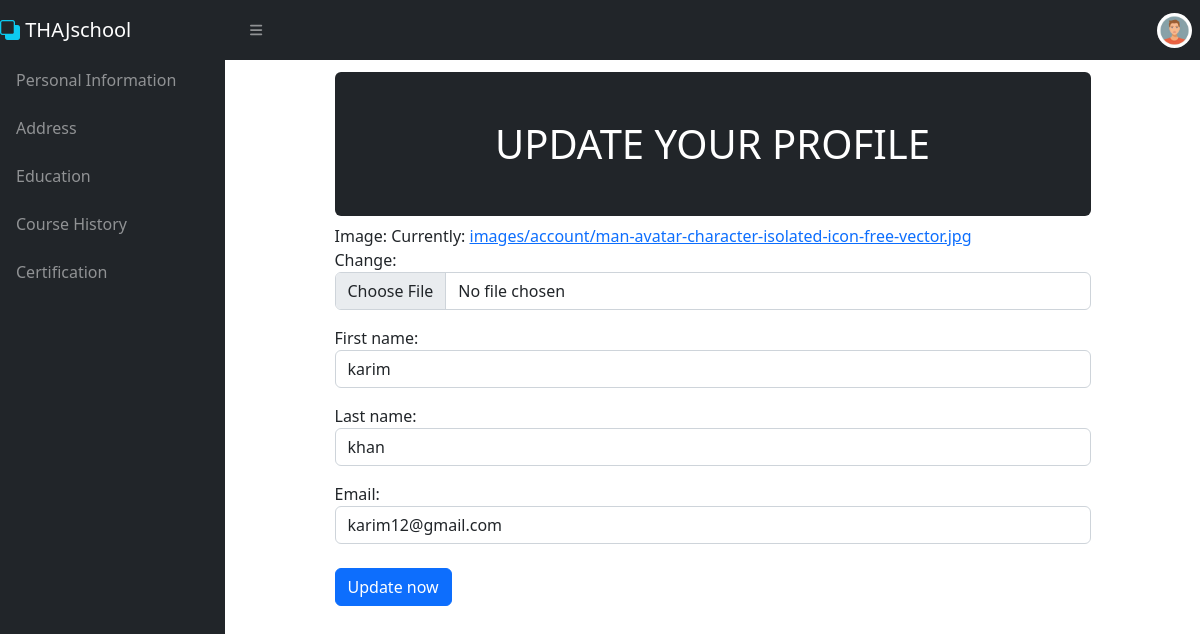
/student/profile/ (signed in), run on the app's committed database.
### accounts/models.py (models this page shows, shortened)
class UserAccount(AbstractBaseUser):
  class Types(models.TextChoices):
        STUDENT = "STUDENT" , "student"
        TEACHER = "TEACHER" , "teacher"
  type = models.CharField(max_length = 8 , choices = Types.choices , default = Types.TEACHER)
  first_name = models.CharField(max_length=50, null=True)
  last_name = models.CharField(max_length=50, null=True)
  username = models.CharField(max_length=50, unique=True, null=True)
  phone_number = models.CharField(max_length=50, null=True)
  email = models.EmailField(max_length=100, unique=True)
  image = models.ImageField(upload_to = 'images/account/', null=False, blank = False, default='images/account/profile.jpg')
  date_joined = models.DateTimeField(auto_now_add=True)
  last_login = models.DateTimeField(auto_now=True, null=True)
  is_active = models.BooleanField(default = True)
  is_staff = models.BooleanField(default = False)
  is_superuser = models.BooleanField(default = False)
  is_admin = models.BooleanField(default= False)
  is_student = models.BooleanField(default = False)
  is_teacher = models.BooleanField(default = False)
  USERNAME_FIELD = "email"
  REQUIRED_FIELDS = ['username', 'first_name', 'last_name']
  objects = UserAccountManager()

### students/views.py (the view, shortened to what this page needs)
# urls.py: path('profile/', views.studentAccountupdate.as_view(), name = 'student_profile'),
class studentAccountupdate(View):
  template_name = 'student_profile.html'
  def get(self, request):
    form = studentUpdateProfileForm(instance = request.user)
    return render(request, self.template_name, {'form':form})

### students/forms.py
class studentUpdateProfileForm(forms.ModelForm):
    class Meta:
        model = Student
        fields = ['image', 'first_name', 'last_name', 'email']
    def __init__(self, *args, **kwargs):
        super().__init__(*args, **kwargs)
        for field in self.fields:
          self.fields[field].widget.attrs.update({
            'class':'form-control'
            })

### teachers/context_processors.py (called while the page is built)
def menu_links(request):
  links = Department.objects.all()
  return dict(links = links)

### students/templates/student_profile.html (shortened to what this page needs)
{% extends "dashboard_base.html" %}
{% block content %}
<div class="container" >
  <div class="row">
    <div style="width: 80%; margin:auto; height:100vh">
      <h1 class="bg-dark mt-3 p-5 rounded text-center text-white ">UPDATE YOUR PROFILE</h1>
      <form method="POST" action="" enctype="multipart/form-data">
				{{form.as_p}}
        <button class="btn btn-primary mt-2" type="submit">Update now</button>
      </form>
    </div>
  </div>
</div>
{% endblock content %}

### templates/dashboard_base.html (shortened to what this page needs)
<!DOCTYPE html>
{% load static %}
<html lang="en">
<head>
  <link href="https://cdn.jsdelivr.net/npm/simple-datatables@7.1.2/dist/style.min.css" rel="stylesheet" />
  <link href="{% static 'css/styles.css' %} " rel="stylesheet" />
  <link rel="stylesheet" href="{% static 'css/bootstrap-icons.css'%}">
</head>
<body class="sb-nav-fixed">
  <nav class="sb-topnav navbar navbar-expand navbar-dark bg-dark">
    <a class="navbar-brand ml-5" href="{% url 'main_page' %}">
      <i class="bi-back text-info"></i>
      <span class="text-white">THAJschool</span>
    </a>
    <button class="btn btn-link btn-sm order-1 order-lg-0 me-4 me-lg-0" id="sidebarToggle" href="#!"><i
        class="fas fa-bars"></i></button>
    <ul class="navbar-nav flex-row ms-auto align-items-center ">
      <li class="nav-item dropdown ">
        <a class="nav-link nav-icon-hover" href="{% url 'student_profile' %}" id="drop2" data-bs-toggle="dropdown"
          aria-expanded="false">
           <img src="{{request.user.image.url}}" alt="" width="35" height="35" class="rounded-circle">
        </a>
      </li>
    </ul>
  </nav>
  <div id="layoutSidenav">
    <div id="layoutSidenav_nav">
      <nav class="sb-sidenav accordion sb-sidenav-dark" id="sidenavAccordion">
        <div class="sb-sidenav-menu">
          <div class="nav">
            <a class="nav-link" href="{% url 'student_profile' %}">
              Personal Information
            </a>
            <a class="nav-link" href="{% url 'student_address' %}">
              Address
            </a>
            <a class="nav-link" href="{% url 'student_education' %}">
              Education
            </a>
            <a class="nav-link" href="{% url 'course_history' user.id %}">
              Course History
            </a>
            <a class="nav-link" href="{% url 'certificate' user.id %}">
              Certification
            </a>
          </div>
        </div>
      </nav>
    </div>
    <div id="layoutSidenav_content">
      {% block content %}
      {% endblock content %}
    </div>
  </div>
</body>
</html>

### data on the page
UserAccount: user.image (picture), first_name "karim", last_name "khan", email "karim12@gmail.com"
